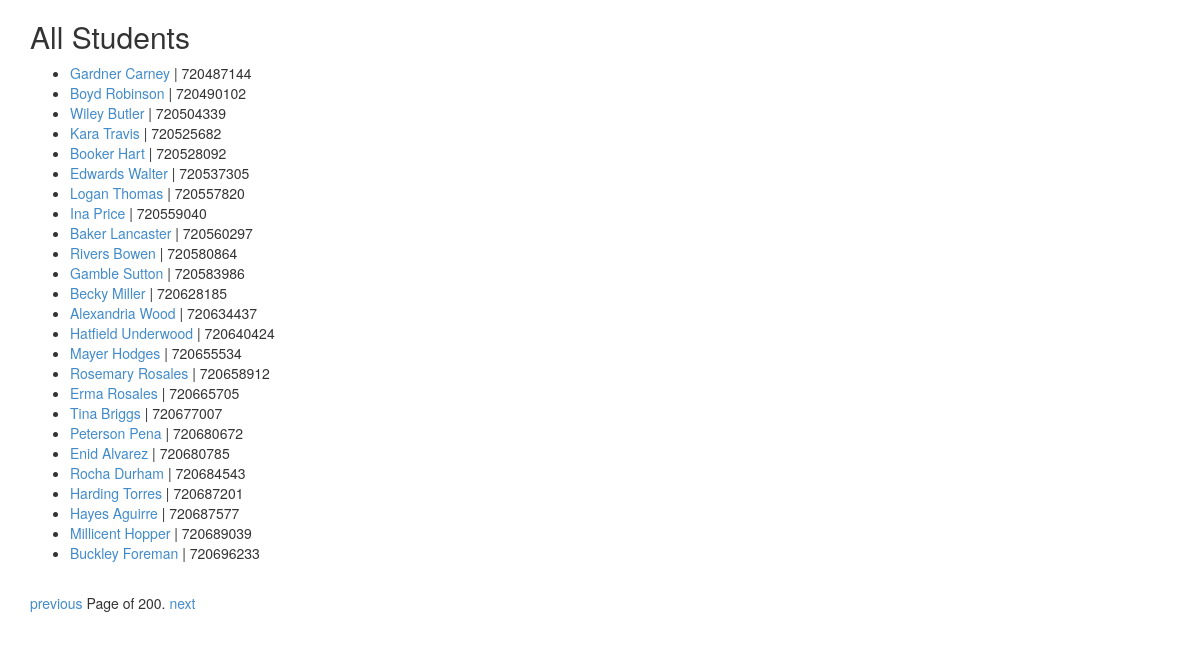
The app's page /student/?page=4 with its own data.
### roster/models.py (models this page shows, shortened)
class Student(models.Model):
	name = models.CharField(max_length=50)
	pid = models.CharField(unique=True, max_length=12, verbose_name='PID')
	grade = models.IntegerField(max_length=3)
	age = models.IntegerField(max_length=3)
	gender = models.CharField(max_length=12)
	email = models.EmailField(unique=True, max_length=75)
	home_phone = models.CharField(max_length=20)
	cell_phone = models.CharField(max_length=20)
	class_year = models.IntegerField(max_length=4)
	credit_hours_earned = models.IntegerField(max_length=3)
	credit_hours_enrolled = models.IntegerField(max_length=2)
	gpa = models.DecimalField(max_digits=3, decimal_places=2, verbose_name='GPA')
	major = models.CharField(max_length=50)
	minor = models.CharField(max_length=50)
	home_address = models.CharField(max_length=300)
	school_address = models.CharField(max_length=300)
	profile_picture = models.ImageField(upload_to='photos/prolfie_pictures/', height_field=None, width_field=None, max_length=150)
	class Meta(object):
		ordering = ('pid', 'name')

### roster/views.py (the view)
# urls.py: url(r'^student/$', views.studentList, name='roster_student_list'),
def studentList(request):
	student_list = Student.objects.all()
	paginator = Paginator(student_list, 25)
	page = request.GET.get('page')
	try:
		students = paginator.page(page)
	except PageNotAnInteger:
		students = paginator.page(1)
	except EmptyPage:
		students = paginator.page(paginator.num_pages)
	return render(request, 'roster/student_list.html', {'students': students})

### roster/templates/roster/student_list.html
{% extends "base.html" %}
{% block content %}
<h2>All Students</h2>
<ul>
{% for student in students %}
	<li><a href="{{ student.id }}">{{ student.name }}</a> | {{ student.pid }}</li>
{% endfor %}
</ul>
<div class="pagination">
	<span class="step-links">
		{% if students.has_previous %}
			<a href="?page={{ students.previous_page_number }}">previous</a>
		{% endif %}
		<span class="current">
			Page {{ student.number }} of {{ students.paginator.num_pages }}.
		</span>
		{% if students.has_next %}
			<a href="?page={{ students.next_page_number }}">next</a>
		{% endif %}
	</span>
</div>
{% endblock %}

### records on screen
Student: name "Gardner Carney", pid "720487144"
Student: name "Boyd Robinson", pid "720490102"
Student: name "Wiley Butler", pid "720504339"
Student: name "Kara Travis", pid "720525682"
Student: name "Edwards Walter", pid "720537305"
Student: name "Logan Thomas", pid "720557820"
Student: name "Ina Price", pid "720559040"
Student: name "Baker Lancaster", pid "720560297"
Student: name "Gamble Sutton", pid "720583986"
Student: name "Becky Miller", pid "720628185"
Student: name "Alexandria Wood", pid "720634437"
Student: name "Hatfield Underwood", pid "720640424"
Student: name "Mayer Hodges", pid "720655534"
Student: name "Rosemary Rosales", pid "720658912"
Student: name "Erma Rosales", pid "720665705"
Student: name "Tina Briggs", pid "720677007"
Student: name "Peterson Pena", pid "720680672"
Student: name "Enid Alvarez", pid "720680785"
Student: name "Rocha Durham", pid "720684543"
Student: name "Harding Torres", pid "720687201"
Student: name "Hayes Aguirre", pid "720687577"
Student: name "Millicent Hopper", pid "720689039"
Student: name "Buckley Foreman", pid "720696233"

### other values on screen
{{ students.paginator.num_pages }} "200"
